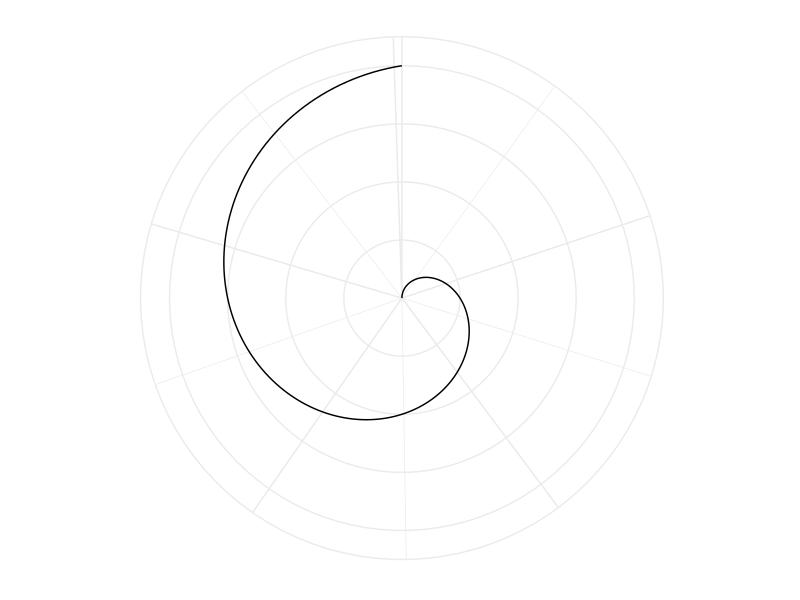

Recreate this plot in R. (Note: this script raises an error after producing the figure.)
## ---- chunk 1
library(ggplot2)
library(ggforce)
r <- seq(0, 2, by = 0.01)
theta <- 2 * pi * r
data <- data.frame(r = r, theta = theta)

ggplot(data, aes(x = theta, y = r)) +
  geom_line() +
  coord_polar() +
  scale_y_continuous(breaks = c(0.5, 1, 1.5, 2)) +
  theme_minimal() +
  theme(axis.title = element_blank(),
        axis.text = element_blank(),
        axis.ticks = element_blank())
## ---- chunk 2
library(ggplot2)

# Supondo que você tenha um dataframe 'cars' com as colunas Horsepower, Miles_per_Gallon e Origin
# Se necessário, ajuste os nomes das colunas para corresponder ao seu dataframe

ggplot(cars, aes(x = Horsepower, y = Miles_per_Gallon, color = Origin)) +
  geom_point() +
  theme_minimal() +
  labs(x = "Horsepower", y = "Miles per Gallon") +
  theme(
    plot.title = element_text(size = 14, face = "bold"),
    axis.title = element_text(size = 12),
    legend.title = element_text(size = 12)
  ) +
  coord_cartesian(xlim = c(NA, NA), ylim = c(NA, NA)) +
  theme(
    panel.grid.major = element_blank(),
    panel.grid.minor = element_blank(),
    panel.border = element_blank()
  ) +
  theme(legend.position = "right")

